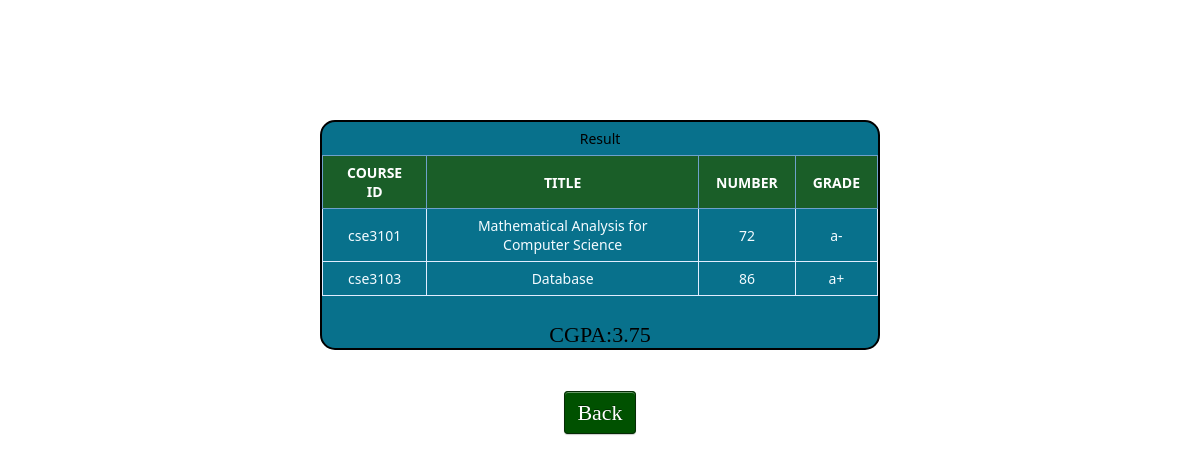
The app's page /pdp/show_result.php (signed in) with its own data.
### tables this page shows
CREATE TABLE `result_table` (
  `stu_id` varchar(100) NOT NULL,
  `course_id` varchar(100) NOT NULL,
  `scutoniser_id` int(10) NOT NULL,
  `number` int(10) NOT NULL,
  `grade` varchar(100) NOT NULL,
  `year` int(10) NOT NULL,
  `semester` varchar(100) NOT NULL,
  `approved` varchar(10) DEFAULT NULL
);

CREATE TABLE `course_tbl2` (
  `course_id` varchar(100) NOT NULL,
  `title` varchar(100) NOT NULL,
  `dep_id` int(10) NOT NULL,
  `credits` float NOT NULL
);

### pdp/show_result.php (the view, shortened to what this page needs)
<!DOCTYPE html>
<html>
<head>
</head>
<body>
<div class="phg">
<table class="data-table">
		<caption class="title">Result</caption>
		<thead>
			<tr>
				<th>Course ID</th>
				<th>Title</th>
				<th>Number</th>
				<th>Grade</th>
			</tr>
		</thead>
		<tbody>
<?php
	$db = mysqli_connect("localhost","root","","authentication");
	$stu_id = mysql_real_escape_string($_SESSION['stu_id']);
	$sql = "SELECT * FROM result_table,course_tbl2 where result_table.course_id=course_tbl2.course_id
	and result_table.stu_id='$stu_id'";
	$result = mysqli_query($db,$sql);
$sum=0;
$credits=0;
$yes="yes";
while($row = mysqli_fetch_assoc($result)){
	if($row['approved']==$yes){
echo "<tr>
		  <td>" . $row['course_id'] . "</td>
			<td>" . $row['title'] . "</td>
		  <td>" . $row['number'] . "</td>
		  <td>" . $row['grade'] . "</td>
		  </tr>";
		  $grade_point=gradepointFunction($row['number']);
		  $sum=$sum+($grade_point* $row['credits']);
		  $credits=$credits+$row['credits'];
		  }
}
function gradepointFunction($num){
	if($num>=80){
		return "4.00";
	}
	if($num>=70){
		return "3.50";
	}
}
$cgpa=$sum/$credits;
?>
		</tbody>
	</table>
	<center><?php print  "<br>"."CGPA:"."$cgpa"; ?></center>
	</div>
	<center><a class="link_button" href="student_login_page.php">Back</a><br></center>
</body>
</html>

### pdp/show_result.php (style rules this page uses)
body { font-size: 15px; color: #343d44; font-family: "segoe-ui", "open-sans", tahoma, arial; padding: 0; margin: 120px; background-image: url("5.jpg"); }
table { margin: auto; font-family: "Lucida Sans Unicode", "Lucida Grande", "Segoe Ui"; font-size: 12px; }
table td { transition: all .5s; }
.data-table { border-collapse: collapse; font-size: 14px; min-width: 537px; }
.data-table th, .data-table td { border: 1px solid #e1edff; padding: 7px 17px; }
.data-table caption { margin: 7px; }
.data-table thead th { background-color:#1a5e28; color: #FFFFFF; border-color: #6ea1cc !important; text-transform: uppercase; }
.data-table tbody td { color:#f4fbff; text-align: center; }
.data-table tbody td:first-child, .data-table tbody td:nth-child(4), .data-table tbody td:last-child { text-align: center; }
.data-table tbody tr:nth-child(odd) td { text-align: center; }
.phg { background-color:#08718c; font-size: 22px; font-family: Tahoma; font-type: Helvetic; color: black; margin-top:60px; margin-bottom: 50px; margin-left:200px; margin-right:200px; border: 2px solid black; border-radius: 15px; }
.link_button { font-size: 22px; font-family: Tahoma; font-type: Helvetic; -webkit-border-radius: 4px; -moz-border-radius: 4px; border-radius: 4px; border: solid 1px #072b07; text-shadow: 0 -1px 0 rgba(0, 0, 0, 0.4); -webkit-box-shadow: inset 0 1px 0 rgba(255, 255, 255, 0.4), 0 1px 1px rgba(0, 0, 0, 0.2); -moz-box-shadow: inset 0 1px 0 rgba(255, 255, 255, 0.4), 0 1px 1px rgba(0, 0, 0, 0.2); box-shadow: inset 0 1px 0 rgba(255, 255, 255, 0.4), 0 1px 1px rgba(0, 0, 0, 0.2); background: #005100; color: #FFF; padding: 8px 12px; text-decoration: none; }

### records on screen
result_table: course.course_id "cse3101", course.title "Mathematical Analysis for Computer Science", number "72", grade "a-"
result_table: course.course_id "cse3103", course.title "Database", number "86", grade "a+"

### other values on screen
$cgpa "3.75"
